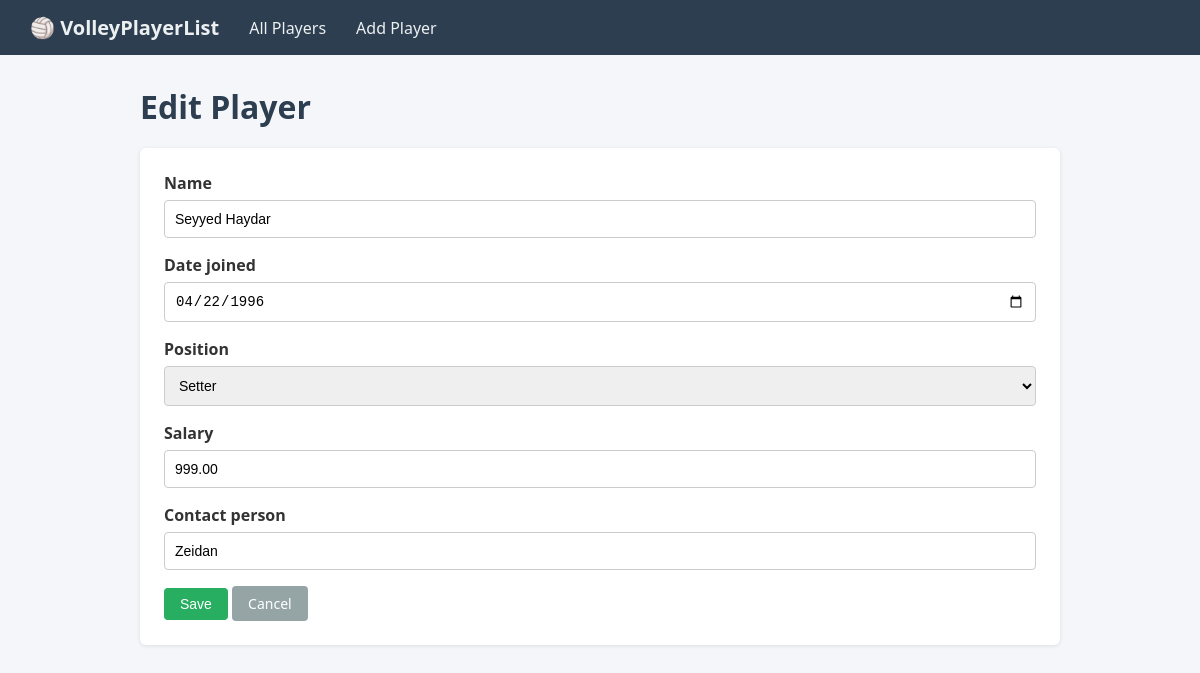
Page /player/2/edit/ on the committed database.
### players/models.py (models this page shows, shortened)
class VolleyPlayer(models.Model):
    player_id = models.AutoField(primary_key=True)
    name = models.CharField(max_length=100)
    date_joined = models.DateField()
    position = models.CharField(max_length=30, choices=POSITION_CHOICES)
    salary = models.DecimalField(max_digits=10, decimal_places=2)
    contact_person = models.CharField(max_length=100)

### players/views.py (the view)
# urls.py: path('player/<int:pk>/edit/', views.edit_player, name='edit_player'),
def edit_player(request, pk):
    player = get_object_or_404(VolleyPlayer, pk=pk)
    if request.method == 'POST':
        form = VolleyPlayerForm(request.POST, instance=player)
        if form.is_valid():
            form.save()
            return redirect('player_list')
    else:
        form = VolleyPlayerForm(instance=player)
    return render(request, 'players/player_form.html', {'form': form, 'action': 'Edit'})

### players/forms.py
class VolleyPlayerForm(forms.ModelForm):
    class Meta:
        model = VolleyPlayer
        fields = ['name', 'date_joined', 'position', 'salary', 'contact_person']
        widgets = {
            'name': forms.TextInput(attrs={'class': 'form-control', 'placeholder': 'Player name'}),
            'date_joined': forms.DateInput(attrs={'class': 'form-control', 'type': 'date'}),
            'position': forms.Select(attrs={'class': 'form-control'}),
            'salary': forms.NumberInput(attrs={'class': 'form-control', 'placeholder': '0.00'}),
            'contact_person': forms.TextInput(attrs={'class': 'form-control', 'placeholder': 'Contact person name'}),
        }

### templates/players/player_form.html (shortened to what this page needs)
{% extends "players/base.html" %}
{% block content %}
<h1>{{ action }} Player</h1>
<div class="card">
    <form method="POST">
        {% for field in form %}
        <div class="form-group">
            <label for="{{ field.id_for_label }}">{{ field.label }}</label>
            {{ field }}
        </div>
        {% endfor %}
        <button type="submit" class="btn btn-success">Save</button>
        <a href="{% url 'player_list' %}" class="btn btn-secondary">Cancel</a>
    </form>
</div>
{% endblock %}

### templates/players/base.html (style rules this page uses)
* { box-sizing: border-box; margin: 0; padding: 0; }
body { font-family: 'Segoe UI', Tahoma, Geneva, Verdana, sans-serif; background: #f4f6f9; color: #333; }
h1, h2 { margin-bottom: 20px; color: #2c3e50; }
.btn { display: inline-block; padding: 8px 16px; border: none; border-radius: 4px; text-decoration: none; font-size: 14px; cursor: pointer; color: #fff; }
.btn-success { background: #27ae60; }
.btn-secondary { background: #95a5a6; }
.form-control { width: 100%; padding: 10px; border: 1px solid #ccc; border-radius: 4px; font-size: 14px; }
.form-group { margin-bottom: 16px; }
.form-group label { display: block; margin-bottom: 6px; font-weight: 600; }
.card { background: #fff; padding: 24px; border-radius: 6px; box-shadow: 0 1px 4px rgba(0,0,0,0.1); }

### rows in the picture
VolleyPlayer: form "Seyyed Haydar" "04/22/1996" "Setter" "999.00" "Zeidan"

### other values in the picture
{{ action }} "Edit"
{{ field.label }} "Name" "Date joined" "Position" "Salary" "Contact person"
